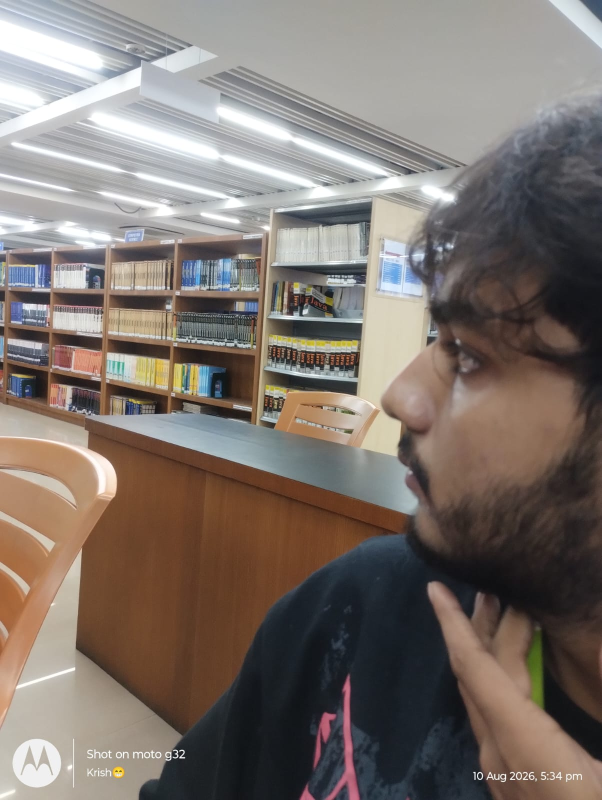
#> input picture opencv/images/krishu.jpeg, 1204 x 1600 px (shown at 1/2 size)
$ jupyter execute --allow-errors opencv.ipynb
#> lines starting #> are read from the running program, lines starting #| are printed output that depends on the picture
[cell 1]
import cv2
print("Welcome to the world of Computer Vision where we make colorful images to grayscale!")
input_image = input("Please give the relative path of your image...\n")
#> the answer given: images/krishu.jpeg
image = cv2.imread(input_image)
#> image is the input picture: shape (1600, 1204, 3); mean B, G, R 109.4, 115.8, 125.7
gray = cv2.cvtColor(image,cv2.COLOR_BGR2GRAY)
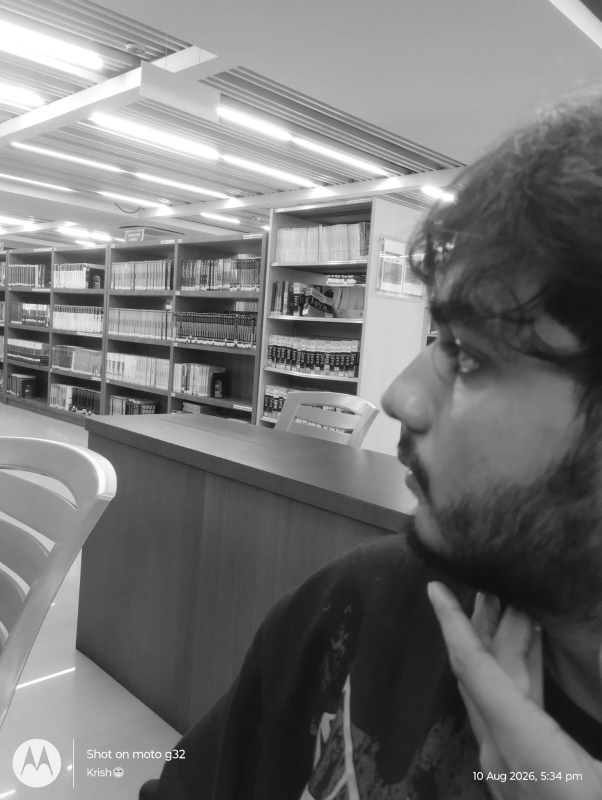
#> gray: shape (1600, 1204) (shown at 1/2 size); min 2, max 255, mean 118
print("Do you want to see the image of save the image?")
press = input("Write 'see' to see the image and Write 'save' to save it\n")
#> the answer given: out.png
if press=='save':
    output_name = input("What name do you want to save your image as?\n")
    cv2.imwrite(output_name,gray)
    print('Image saved successfully')
elif press =='see':
    cv2.imshow("Grayscaled",gray)
    cv2.waitKey(0)
    cv2.destroyAllWindows()

#> (a cell that did not finish here is left out)

[cell 3]
import seaborn as sns

[cell 4]
import sys
print(sys.executable)

[cell 5]
import sys
print(sys.executable)

[cell 6]
import opencv as cv2

[cell 7]
import cv2

image = cv2.imread("images/krishu.jpeg")

if image is None:
    print("image not found")
else:
    flipped_horizontal = cv2.flip(image, 1)
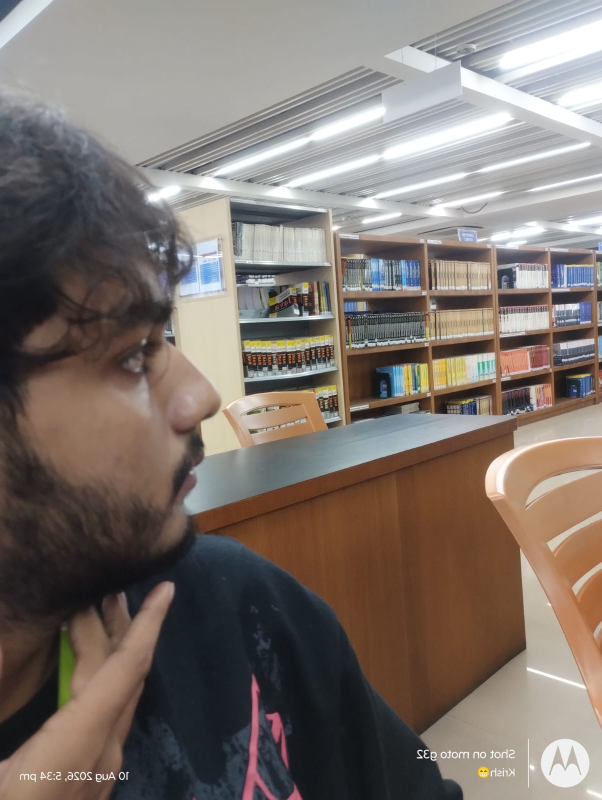
#> flipped_horizontal: shape (1600, 1204, 3) (shown at 1/2 size); mean B, G, R 109.4, 115.8, 125.7
    flipped_vertical = cv2.flip(image, 0)
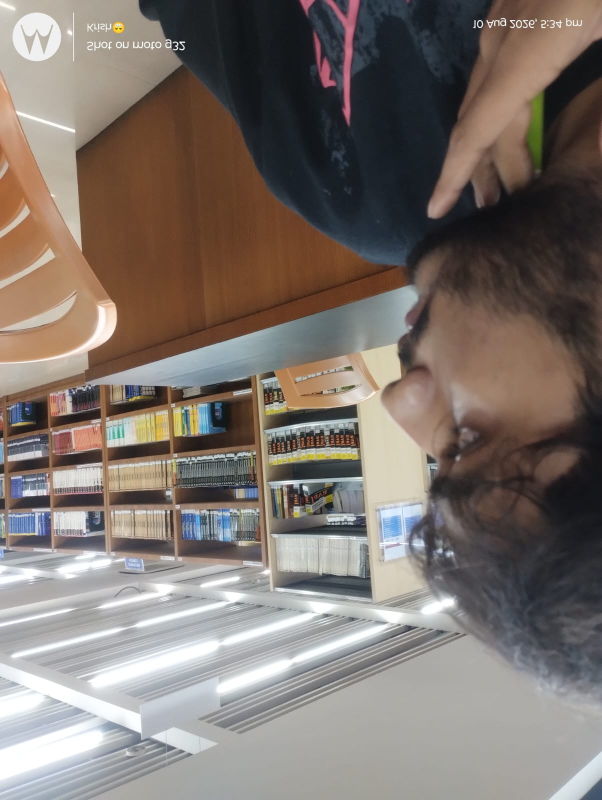
#> flipped_vertical: shape (1600, 1204, 3) (shown at 1/2 size); mean B, G, R 109.4, 115.8, 125.7
    flipped_both = cv2.flip(image, -1)
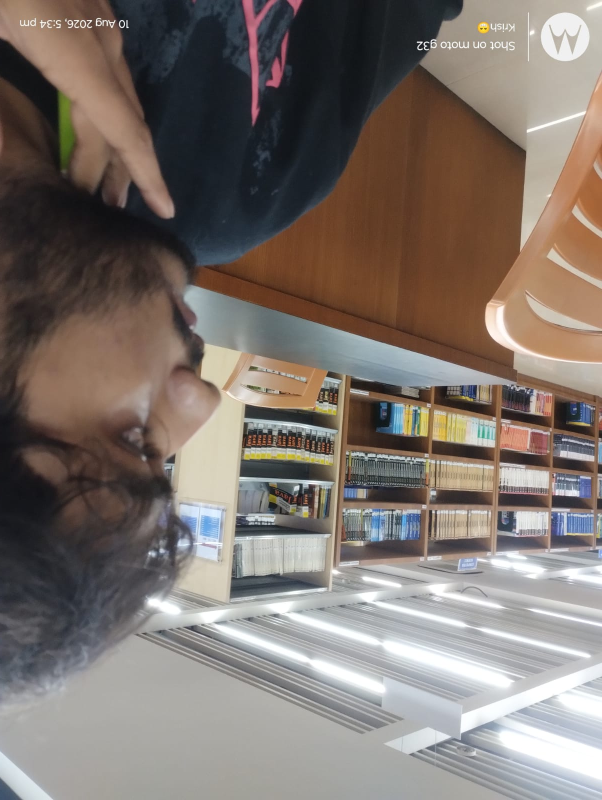
#> flipped_both: shape (1600, 1204, 3) (shown at 1/2 size); mean B, G, R 109.4, 115.8, 125.7

    cv2.namedWindow("Original Image", cv2.WINDOW_NORMAL)
    cv2.namedWindow("Flipped Horizontally", cv2.WINDOW_NORMAL)
    cv2.namedWindow("Flipped Vertically", cv2.WINDOW_NORMAL)
    cv2.namedWindow("Flipped Both", cv2.WINDOW_NORMAL)

    # Set window size
    cv2.resizeWindow("Original Image", 800, 600)
    cv2.resizeWindow("Flipped Horizontally", 800, 600)
    cv2.resizeWindow("Flipped Vertically", 800, 600)
    cv2.resizeWindow("Flipped Both", 800, 600)

    cv2.imshow("Original Image", image)
    cv2.imshow("Flipped Horizontally", flipped_horizontal)
    cv2.imshow("Flipped Vertically", flipped_vertical)
    cv2.imshow("Flipped Both", flipped_both)

    cv2.waitKey(0)
    cv2.destroyAllWindows()

[cell 8]
if image is not None:
    cropped_image = image[100:400, 150:450] # Adjust the coordinates as needed
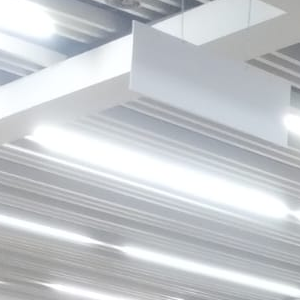
#> cropped_image: shape (300, 300, 3); mean B, G, R 204.9, 201.1, 197.6
    cv2.imshow("original Image", image)
    cv2.imshow("Cropped Image", cropped_image)
    cv2.waitKey(0)
    cv2.destroyAllWindows()

[cell 9]
import cv2
image = cv2.imread("images/krishu.jpeg")
if image is None:
    print("image not found")
else:
    print("image loaded")
    cv2.resizeWindow("Image with Line", 800, 600)
    image = cv2.imread("images/krishu.jpeg")
    if image is None:
        print("image not found")
    else:
        print("image loaded")
        cv2.namedWindow("Image with Line", cv2.WINDOW_NORMAL)
        cv2.resizeWindow("Image with Line", 800, 600)
        pt1 = (50, 100)
        ptt2 = (300, 100)
        color = (0, 255, 0)
        thickness = 5

        cv2.line(image, pt1, ptt2, color, thickness)
        cv2.imshow("Image with Line", image)
        cv2.waitKey(0)
        cv2.destroyAllWindows()

[cell 10]
# pt1 and pt2
# pt1 is the top-left corner
# pt2 is the bottom-right corner

import cv2

image = cv2.imread("images/krishu.jpeg")

if image is None:
    print("image not found")
else:
    print("image loaded")

    cv2.namedWindow("Image with Rectangle", cv2.WINDOW_NORMAL)
    cv2.resizeWindow("Image with Rectangle", 800, 600)

    cv2.rectangle(image, (800, 450), (1130, 1000), (0, 255, 0), 3)
    cv2.putText(image, "This is a rectangle", (800, 450), cv2.FONT_HERSHEY_SIMPLEX, 1, (0, 255, 0), 2)
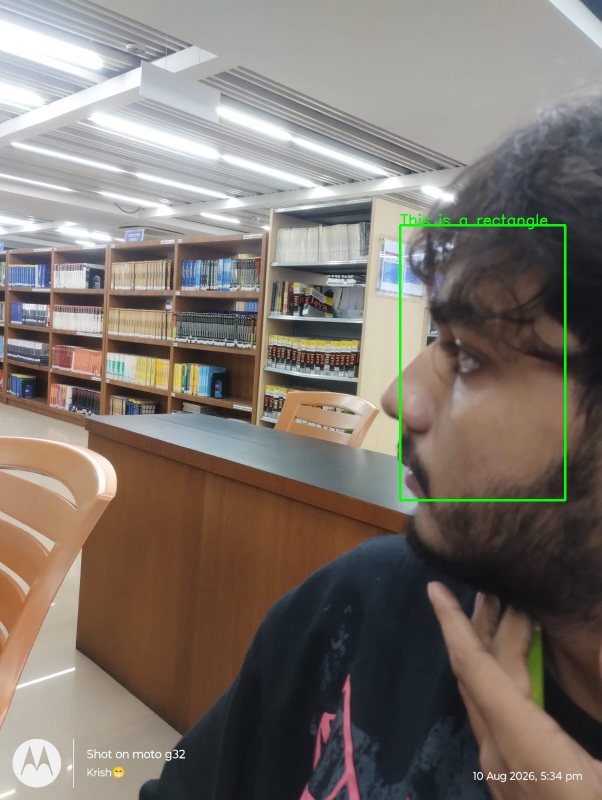
#> image: shape (1600, 1204, 3) (shown at 1/2 size); mean B, G, R 108.9, 116.6, 125.1
    cv2.imshow("Image with Rectangle", image)

    cv2.waitKey(0)
    cv2.destroyAllWindows()

[cell 11]
# file input via user input like asking the file directory and file name and then reading the image from that path and then displaying it in a window and then saving it to a new file with a new name and then displaying the new image in a window and then closing all windows when the user presses any key.

[cell 12]
# file input via user input like asking the file directory and file name and then reading the image from that path and then displaying it in a window and then saving it to a new file with a new name and then displaying the new image in a window and then closing all windows when the user presses any key.
file_input = input("Please give the relative path of your image...\n")
#> the answer given: images/krishu.jpeg
image = cv2.imread(file_input)
if image is None:
    print("Image not found. Please check the path and try again.")
else:
    cv2.imshow("Original Image", image)
    cv2.waitKey(0)

    output_name = input("What name do you want to save your image as?\n")
#> the answer given: out.png
